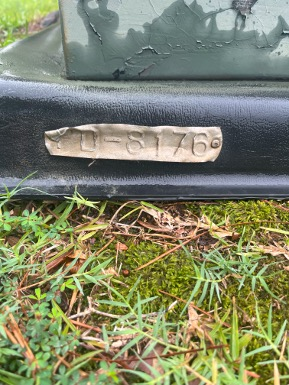
#> input picture Preprocessing/PoleTag_13.jpg, 289 x 385 px
$ python process.py PoleTag_13.jpg
#> lines starting #> are read from the running program, lines starting #| are printed output that depends on the picture
#> further down, img is the input picture: shape (385, 289, 3); mean B, G, R 104.4, 132.9, 128.7
import cv2
import numpy as np
import sys

def preprocess(img):
    # Resize if too large
    h, w = img.shape[:2]
#> h = 385; w = 289
    if w > 1024 or h > 1024:
        scale = min(1024/w, 1024/h)
        img = cv2.resize(img, (int(w*scale), int(h*scale)))

    # Enhance contrast
    lab = cv2.cvtColor(img, cv2.COLOR_BGR2LAB)
#> lab: shape (385, 289, 3); mean of channels 0, 1, 2 137.6, 122.5, 142.4
    l, a, b = cv2.split(lab)
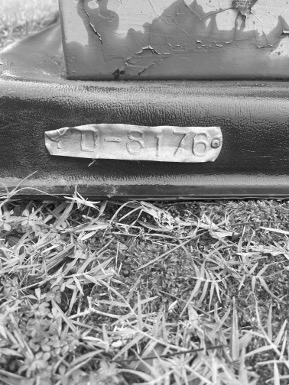
#> l: shape (385, 289); min 5, max 255, mean 137.6
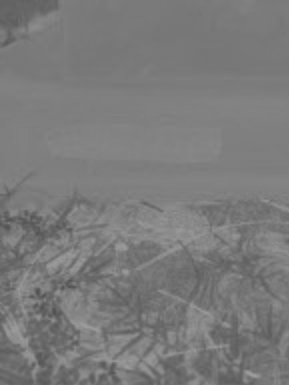
#> a: shape (385, 289); min 81, max 158, mean 122.5
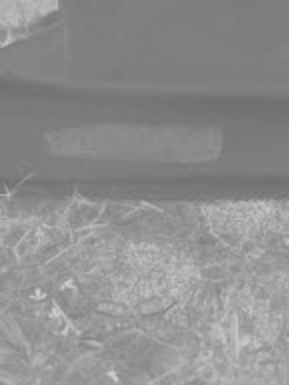
#> b: shape (385, 289); min 111, max 208, mean 142.4
    clahe = cv2.createCLAHE(clipLimit=2.0, tileGridSize=(8,8))
    l = clahe.apply(l)
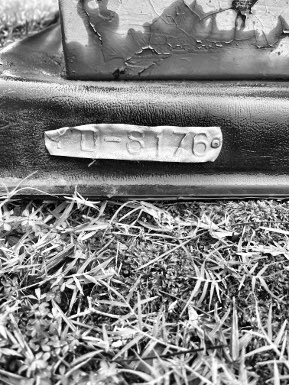
#> l: shape (385, 289); min 0, max 255, mean 130
    img = cv2.cvtColor(cv2.merge((l, a, b)), cv2.COLOR_LAB2BGR)
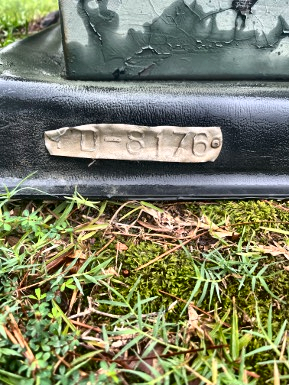
#> img: shape (385, 289, 3); mean B, G, R 99.5, 126.7, 122.2

    # Sharpen
    blurred = cv2.GaussianBlur(img, (0, 0), 3)
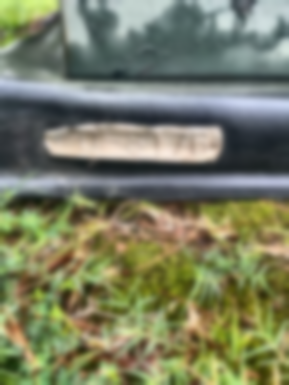
#> blurred: shape (385, 289, 3); mean B, G, R 99.5, 126.7, 122.2
    img = cv2.addWeighted(img, 1.5, blurred, -0.5, 0)
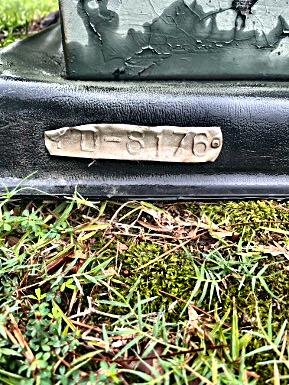
#> img: shape (385, 289, 3); mean B, G, R 102, 125.9, 121.1

    return img

if __name__ == "__main__":
    if len(sys.argv) < 2:
        print("Usage: python preprocess.py <image_path>")
        sys.exit(1)

    img = cv2.imread(sys.argv[1])
    if img is None:
        print("ERROR: Could not load image.")
        sys.exit(1)

    output = preprocess(img)
    cv2.imwrite("processed_output.jpg", output)
    print("Done. Saved as processed_output.jpg")

$ run again, on Preprocessing/PoleTag_3.jpg
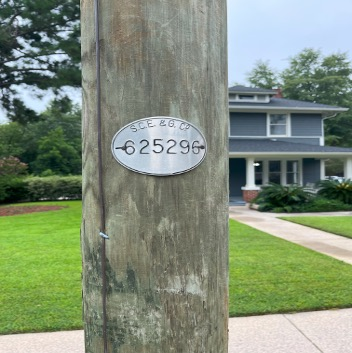
#> input picture Preprocessing/PoleTag_3.jpg, 352 x 353 px
#> img is the input picture: shape (353, 352, 3); mean B, G, R 120.9, 142, 128.4
#> lab: shape (353, 352, 3); mean of channels 0, 1, 2 145.1, 119.6, 137.5
#> in preprocess, `l = clahe.apply(l)`:
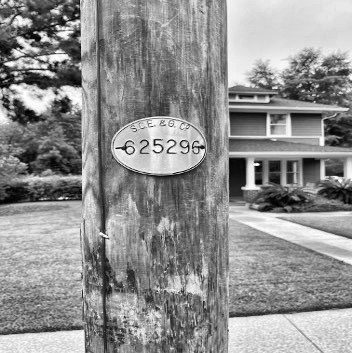
#> l: shape (353, 352); min 0, max 255, mean 143.9
#> in preprocess, `img = cv2.addWeighted(img, 1.5, blurred, -0.5, 0)`:
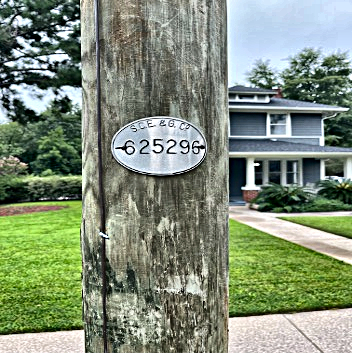
#> img: shape (353, 352, 3); mean B, G, R 119.8, 141.2, 128
